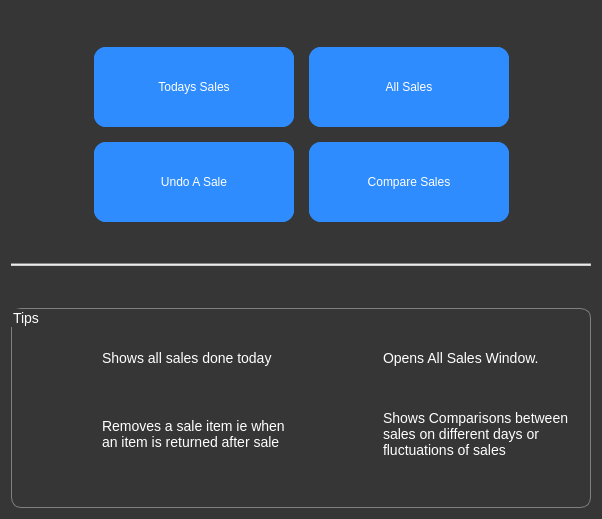
<?xml version="1.0" encoding="UTF-8"?>
<ui version="4.0">
 <class>SalesForm</class>
 <widget class="QWidget" name="SalesForm">
  <property name="geometry">
   <rect>
    <x>0</x>
    <y>0</y>
    <width>602</width>
    <height>519</height>
   </rect>
  </property>
  <property name="windowTitle">
   <string>Sales Window</string>
  </property>
  <property name="styleSheet">
   <string notr="true">QWidget, QLabel{
font:12px;
background-color:rgb(54,54,54);
color:white;
}

QPushButton:hover{
border:2px solid white;
}
QPushButton:pressed{
border:3px solid orange;
border-color: rgba(46, 140, 255, 190);
}
QGroupBox#groupBox{
border-radius:10px;
border:1px solid grey;
padding:5px;
font:12px;
}</string>
  </property>
  <layout class="QVBoxLayout" name="verticalLayout_6">
   <item>
    <spacer name="verticalSpacer">
     <property name="orientation">
      <enum>Qt::Vertical</enum>
     </property>
     <property name="sizeHint" stdset="0">
      <size>
       <width>20</width>
       <height>25</height>
      </size>
     </property>
    </spacer>
   </item>
   <item>
    <layout class="QHBoxLayout" name="horizontalLayout_7">
     <item>
      <spacer name="horizontalSpacer">
       <property name="orientation">
        <enum>Qt::Horizontal</enum>
       </property>
       <property name="sizeHint" stdset="0">
        <size>
         <width>40</width>
         <height>20</height>
        </size>
       </property>
      </spacer>
     </item>
     <item>
      <layout class="QVBoxLayout" name="verticalLayout_5">
       <property name="spacing">
        <number>15</number>
       </property>
       <item>
        <layout class="QHBoxLayout" name="horizontalLayout_5">
         <property name="spacing">
          <number>15</number>
         </property>
         <item>
          <widget class="QWidget" name="widget_todaysSales" native="true">
           <property name="minimumSize">
            <size>
             <width>200</width>
             <height>80</height>
            </size>
           </property>
           <property name="maximumSize">
            <size>
             <width>200</width>
             <height>80</height>
            </size>
           </property>
           <property name="styleSheet">
            <string notr="true">background-color:#2e8cff;
border-radius:12px;</string>
           </property>
           <layout class="QVBoxLayout" name="verticalLayout">
            <property name="leftMargin">
             <number>0</number>
            </property>
            <property name="topMargin">
             <number>0</number>
            </property>
            <property name="rightMargin">
             <number>0</number>
            </property>
            <property name="bottomMargin">
             <number>0</number>
            </property>
            <item>
             <layout class="QHBoxLayout" name="horizontalLayout">
              <item>
               <widget class="QPushButton" name="todaysSalesBtn">
                <property name="minimumSize">
                 <size>
                  <width>70</width>
                  <height>60</height>
                 </size>
                </property>
                <property name="maximumSize">
                 <size>
                  <width>400</width>
                  <height>200</height>
                 </size>
                </property>
                <property name="styleSheet">
                 <string notr="true">font: 16pt &quot;MS Shell Dlg 2&quot;;</string>
                </property>
                <property name="text">
                 <string>Todays Sales</string>
                </property>
                <property name="iconSize">
                 <size>
                  <width>50</width>
                  <height>50</height>
                 </size>
                </property>
               </widget>
              </item>
             </layout>
            </item>
           </layout>
          </widget>
         </item>
         <item>
          <widget class="QWidget" name="widget_allSales" native="true">
           <property name="minimumSize">
            <size>
             <width>200</width>
             <height>80</height>
            </size>
           </property>
           <property name="maximumSize">
            <size>
             <width>200</width>
             <height>80</height>
            </size>
           </property>
           <property name="styleSheet">
            <string notr="true">background-color:#2e8cff;
border-radius:12px;</string>
           </property>
           <layout class="QVBoxLayout" name="verticalLayout_2">
            <property name="leftMargin">
             <number>0</number>
            </property>
            <property name="topMargin">
             <number>0</number>
            </property>
            <property name="rightMargin">
             <number>0</number>
            </property>
            <property name="bottomMargin">
             <number>0</number>
            </property>
            <item>
             <layout class="QHBoxLayout" name="horizontalLayout_2">
              <item>
               <widget class="QPushButton" name="allSalesBtn">
                <property name="minimumSize">
                 <size>
                  <width>70</width>
                  <height>60</height>
                 </size>
                </property>
                <property name="maximumSize">
                 <size>
                  <width>200</width>
                  <height>200</height>
                 </size>
                </property>
                <property name="styleSheet">
                 <string notr="true">font: 16pt &quot;MS Shell Dlg 2&quot;;</string>
                </property>
                <property name="text">
                 <string>All Sales</string>
                </property>
                <property name="iconSize">
                 <size>
                  <width>50</width>
                  <height>50</height>
                 </size>
                </property>
               </widget>
              </item>
             </layout>
            </item>
           </layout>
          </widget>
         </item>
        </layout>
       </item>
       <item>
        <layout class="QHBoxLayout" name="horizontalLayout_6">
         <property name="spacing">
          <number>15</number>
         </property>
         <item>
          <widget class="QWidget" name="widget_undoSale" native="true">
           <property name="minimumSize">
            <size>
             <width>200</width>
             <height>80</height>
            </size>
           </property>
           <property name="maximumSize">
            <size>
             <width>200</width>
             <height>80</height>
            </size>
           </property>
           <property name="styleSheet">
            <string notr="true">background-color:#2e8cff;
border-radius:12px;</string>
           </property>
           <layout class="QVBoxLayout" name="verticalLayout_3">
            <property name="leftMargin">
             <number>0</number>
            </property>
            <property name="topMargin">
             <number>0</number>
            </property>
            <property name="rightMargin">
             <number>0</number>
            </property>
            <property name="bottomMargin">
             <number>0</number>
            </property>
            <item>
             <layout class="QHBoxLayout" name="horizontalLayout_3">
              <item>
               <widget class="QPushButton" name="undoSaleBtn">
                <property name="minimumSize">
                 <size>
                  <width>70</width>
                  <height>60</height>
                 </size>
                </property>
                <property name="maximumSize">
                 <size>
                  <width>200</width>
                  <height>200</height>
                 </size>
                </property>
                <property name="styleSheet">
                 <string notr="true">font: 16pt &quot;MS Shell Dlg 2&quot;;</string>
                </property>
                <property name="text">
                 <string>Undo A Sale</string>
                </property>
                <property name="iconSize">
                 <size>
                  <width>50</width>
                  <height>50</height>
                 </size>
                </property>
               </widget>
              </item>
             </layout>
            </item>
           </layout>
          </widget>
         </item>
         <item>
          <widget class="QWidget" name="widget_compareSale" native="true">
           <property name="minimumSize">
            <size>
             <width>200</width>
             <height>80</height>
            </size>
           </property>
           <property name="maximumSize">
            <size>
             <width>200</width>
             <height>80</height>
            </size>
           </property>
           <property name="styleSheet">
            <string notr="true">background-color:#2e8cff;
border-radius:12px;</string>
           </property>
           <layout class="QVBoxLayout" name="verticalLayout_4">
            <property name="leftMargin">
             <number>0</number>
            </property>
            <property name="topMargin">
             <number>0</number>
            </property>
            <property name="rightMargin">
             <number>0</number>
            </property>
            <property name="bottomMargin">
             <number>0</number>
            </property>
            <item>
             <layout class="QHBoxLayout" name="horizontalLayout_4">
              <item>
               <widget class="QPushButton" name="compareSalesBtn">
                <property name="minimumSize">
                 <size>
                  <width>70</width>
                  <height>60</height>
                 </size>
                </property>
                <property name="maximumSize">
                 <size>
                  <width>200</width>
                  <height>200</height>
                 </size>
                </property>
                <property name="styleSheet">
                 <string notr="true">font: 16pt &quot;MS Shell Dlg 2&quot;;</string>
                </property>
                <property name="text">
                 <string>Compare Sales</string>
                </property>
                <property name="iconSize">
                 <size>
                  <width>50</width>
                  <height>50</height>
                 </size>
                </property>
               </widget>
              </item>
             </layout>
            </item>
           </layout>
          </widget>
         </item>
        </layout>
       </item>
      </layout>
     </item>
     <item>
      <spacer name="horizontalSpacer_2">
       <property name="orientation">
        <enum>Qt::Horizontal</enum>
       </property>
       <property name="sizeHint" stdset="0">
        <size>
         <width>40</width>
         <height>20</height>
        </size>
       </property>
      </spacer>
     </item>
    </layout>
   </item>
   <item>
    <spacer name="verticalSpacer_2">
     <property name="orientation">
      <enum>Qt::Vertical</enum>
     </property>
     <property name="sizeHint" stdset="0">
      <size>
       <width>20</width>
       <height>26</height>
      </size>
     </property>
    </spacer>
   </item>
   <item>
    <widget class="Line" name="line">
     <property name="styleSheet">
      <string notr="true">background-color: rgb(204, 204, 204);</string>
     </property>
     <property name="orientation">
      <enum>Qt::Horizontal</enum>
     </property>
    </widget>
   </item>
   <item>
    <spacer name="verticalSpacer_3">
     <property name="orientation">
      <enum>Qt::Vertical</enum>
     </property>
     <property name="sizeHint" stdset="0">
      <size>
       <width>20</width>
       <height>25</height>
      </size>
     </property>
    </spacer>
   </item>
   <item>
    <widget class="QGroupBox" name="groupBox">
     <property name="minimumSize">
      <size>
       <width>0</width>
       <height>200</height>
      </size>
     </property>
     <property name="maximumSize">
      <size>
       <width>16777215</width>
       <height>300</height>
      </size>
     </property>
     <property name="styleSheet">
      <string notr="true">*
{font:14px;}</string>
     </property>
     <property name="title">
      <string>Tips</string>
     </property>
     <layout class="QHBoxLayout" name="horizontalLayout_8">
      <item>
       <layout class="QFormLayout" name="formLayout">
        <item row="0" column="0">
         <widget class="QPushButton" name="btn1">
          <property name="minimumSize">
           <size>
            <width>70</width>
            <height>70</height>
           </size>
          </property>
          <property name="styleSheet">
           <string notr="true">border-radius:2px;
border:none;
</string>
          </property>
          <property name="text">
           <string/>
          </property>
          <property name="iconSize">
           <size>
            <width>50</width>
            <height>50</height>
           </size>
          </property>
         </widget>
        </item>
        <item row="0" column="1">
         <widget class="QLabel" name="label_5">
          <property name="text">
           <string>Shows all sales done today</string>
          </property>
          <property name="wordWrap">
           <bool>true</bool>
          </property>
         </widget>
        </item>
        <item row="1" column="0">
         <widget class="QPushButton" name="btn2">
          <property name="minimumSize">
           <size>
            <width>70</width>
            <height>70</height>
           </size>
          </property>
          <property name="styleSheet">
           <string notr="true">border-radius:2px;
border:none;
</string>
          </property>
          <property name="text">
           <string/>
          </property>
          <property name="iconSize">
           <size>
            <width>50</width>
            <height>50</height>
           </size>
          </property>
         </widget>
        </item>
        <item row="1" column="1">
         <widget class="QLabel" name="label_6">
          <property name="text">
           <string>Removes a sale item ie when an item is returned after sale</string>
          </property>
          <property name="wordWrap">
           <bool>true</bool>
          </property>
         </widget>
        </item>
       </layout>
      </item>
      <item>
       <layout class="QFormLayout" name="formLayout_2">
        <item row="0" column="0">
         <widget class="QPushButton" name="btn3">
          <property name="minimumSize">
           <size>
            <width>70</width>
            <height>70</height>
           </size>
          </property>
          <property name="styleSheet">
           <string notr="true">border-radius:2px;
border:none;
</string>
          </property>
          <property name="text">
           <string/>
          </property>
          <property name="iconSize">
           <size>
            <width>50</width>
            <height>50</height>
           </size>
          </property>
         </widget>
        </item>
        <item row="0" column="1">
         <widget class="QLabel" name="label_7">
          <property name="text">
           <string>Opens All Sales Window.</string>
          </property>
         </widget>
        </item>
        <item row="1" column="1">
         <widget class="QLabel" name="label_8">
          <property name="text">
           <string>Shows Comparisons between sales on different days or fluctuations of sales </string>
          </property>
          <property name="wordWrap">
           <bool>true</bool>
          </property>
         </widget>
        </item>
        <item row="1" column="0">
         <widget class="QPushButton" name="btn4">
          <property name="minimumSize">
           <size>
            <width>70</width>
            <height>70</height>
           </size>
          </property>
          <property name="styleSheet">
           <string notr="true">border-radius:2px;
border:none;
</string>
          </property>
          <property name="text">
           <string/>
          </property>
          <property name="iconSize">
           <size>
            <width>50</width>
            <height>50</height>
           </size>
          </property>
         </widget>
        </item>
       </layout>
      </item>
     </layout>
    </widget>
   </item>
  </layout>
 </widget>
 <resources/>
 <connections/>
</ui>
